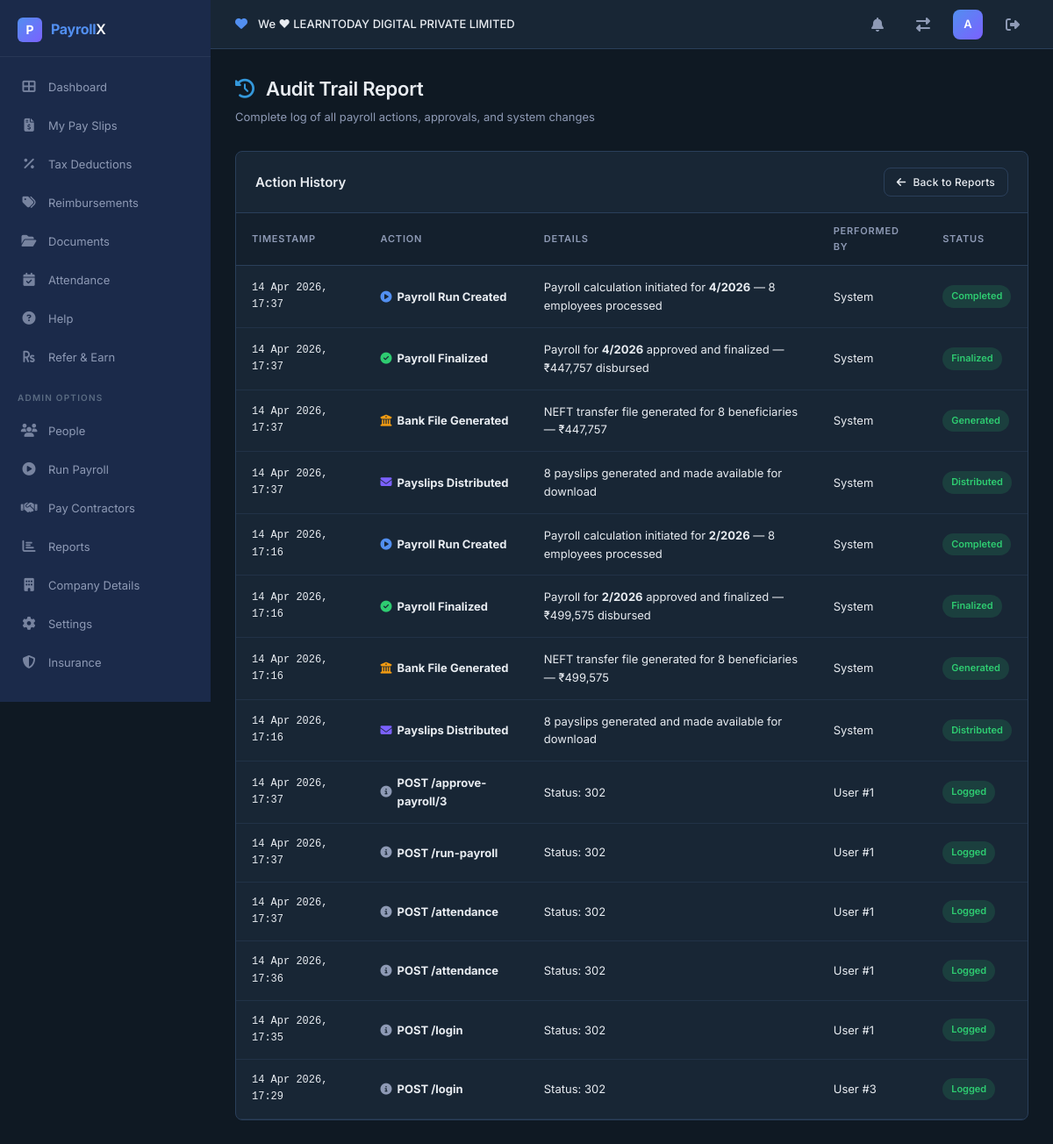
Screenshot of /reports/audit-trail (signed in) with the database file from the repository.
### src/models.py (models this page shows, shortened)
class Organization(db.Model):
    __tablename__ = 'organizations'
    org_id = db.Column(db.Integer, primary_key=True)
    name = db.Column(db.String(200), unique=True, nullable=False)
    created_at = db.Column(db.DateTime, default=datetime.utcnow)
    users = db.relationship('User', backref='organization', lazy=True)
    employees = db.relationship('Employee', backref='organization', lazy=True)
    payroll_runs = db.relationship('PayrollRun', backref='organization', lazy=True)

class User(UserMixin, db.Model):
    __tablename__ = 'users'
    id = db.Column(db.Integer, primary_key=True)
    username = db.Column(db.String(80), unique=True, nullable=False)
    email = db.Column(db.String(120), unique=True, nullable=False)
    password_hash = db.Column(db.String(256), nullable=False)
    role = db.Column(db.String(20), default='employee')  # employee, hr_admin, finance
    created_at = db.Column(db.DateTime, default=datetime.utcnow)
    org_id = db.Column(db.Integer, db.ForeignKey('organizations.org_id'), nullable=True)

class PayrollRun(db.Model):
    __tablename__ = 'payroll_runs'
    run_id = db.Column(db.Integer, primary_key=True)
    month = db.Column(db.Integer, nullable=False)
    year = db.Column(db.Integer, nullable=False)
    status = db.Column(db.String(20), default='draft')  # draft, pending, approved, finalized
    org_id = db.Column(db.Integer, db.ForeignKey('organizations.org_id'), nullable=True)
    created_by = db.Column(db.Integer, db.ForeignKey('users.id'))
    approver_id = db.Column(db.Integer, db.ForeignKey('users.id'), nullable=True)
    total_gross = db.Column(db.Float, default=0)
    total_deductions = db.Column(db.Float, default=0)
    total_net = db.Column(db.Float, default=0)
    employee_count = db.Column(db.Integer, default=0)
    created_at = db.Column(db.DateTime, default=datetime.utcnow)
    finalized_at = db.Column(db.DateTime, nullable=True)
    payslips = db.relationship('Payslip', backref='payroll_run', lazy=True)

class AuditLog(db.Model):
    __tablename__ = 'audit_logs'
    audit_id = db.Column(db.Integer, primary_key=True)
    user_id = db.Column(db.Integer, db.ForeignKey('users.id'), nullable=True)
    org_id = db.Column(db.Integer, db.ForeignKey('organizations.org_id'), nullable=True)
    action = db.Column(db.String(100), nullable=False)
    entity_type = db.Column(db.String(50))
    entity_id = db.Column(db.Integer)
    details = db.Column(db.Text)
    ip_address = db.Column(db.String(45))
    timestamp = db.Column(db.DateTime, default=datetime.utcnow)

### src/app.py (the view)
@app.route('/reports/audit-trail')
@login_required
@role_required('hr_admin', 'finance')
def report_audit():
    logs = AuditLog.query.filter_by(org_id=current_user.org_id).order_by(AuditLog.timestamp.desc()).limit(200).all()
    runs = PayrollRun.query.filter_by(org_id=current_user.org_id).order_by(PayrollRun.created_at.desc()).all()
    return render_template('report_audit.html', audit_logs=logs, runs=runs)

### src/app.py (called while the page is built)
@login_manager.user_loader
def load_user(user_id):
    return User.query.get(int(user_id))

def role_required(*allowed_roles):
    def decorator(f):
        @wraps(f)
        def wrapped(*args, **kwargs):
            if current_user.role not in allowed_roles:
                flash('Access denied — insufficient permissions.', 'error')
                return redirect(url_for('dashboard'))
            return f(*args, **kwargs)
        return wrapped
    return decorator

@app.before_request
def initialize_database():
    global _db_initialized
    if not _db_initialized:
        db.create_all()
        seed_database()
        _db_initialized = True

### templates/report_audit.html (shortened to what this page needs)
{% extends "base.html" %}
{% block content %}
<div class="page-header">
    <h1><i class="fas fa-history" style="color: var(--info); margin-right: 8px;"></i> Audit Trail Report</h1>
    <p>Complete log of all payroll actions, approvals, and system changes</p>
</div>
<div class="data-card" style="margin-bottom: 24px;">
    <div class="data-card-header">
        <h2>Action History</h2>
        <a href="{{ url_for('reports') }}" class="btn btn-outline btn-sm"><i class="fas fa-arrow-left"></i> Back to Reports</a>
    </div>
    {% if runs %}
    <table class="data-table">
        <thead>
            <tr>
                <th>Timestamp</th>
                <th>Action</th>
                <th>Details</th>
                <th>Performed By</th>
                <th>Status</th>
            </tr>
        </thead>
        <tbody>
            {% for run in runs %}
            <tr>
                <td style="font-family: monospace; font-size: 12px;">{{ run.created_at.strftime('%d %b %Y, %H:%M') }}</td>
                <td>
                    <span style="display: inline-flex; align-items: center; gap: 6px;">
                        <i class="fas fa-play-circle" style="color: var(--primary);"></i>
                        <strong>Payroll Run Created</strong>
                    </span>
                </td>
                <td>Payroll calculation initiated for <strong>{{ run.month }}/{{ run.year }}</strong> — {{ run.employee_count }} employees processed</td>
                <td>
                    {% if run.creator %}
                    <div class="emp-info">
                        <div class="emp-avatar" style="width: 28px; height: 28px; font-size: 11px;">{{ run.creator.username[0]|upper }}</div>
                        <div><div class="emp-name">{{ run.creator.username }}</div></div>
                    </div>
                    {% else %}System{% endif %}
                </td>
                <td><span class="status-badge active">Completed</span></td>
            </tr>
            {% if run.status == 'finalized' %}
            <tr>
                <td style="font-family: monospace; font-size: 12px;">{{ run.finalized_at.strftime('%d %b %Y, %H:%M') if run.finalized_at else '—' }}</td>
                <td>
                    <span style="display: inline-flex; align-items: center; gap: 6px;">
                        <i class="fas fa-check-circle" style="color: var(--success);"></i>
                        <strong>Payroll Finalized</strong>
                    </span>
                </td>
                <td>Payroll for <strong>{{ run.month }}/{{ run.year }}</strong> approved and finalized — ₹{{ "{:,.0f}".format(run.total_net) }} disbursed</td>
                <td>
                    {% if run.approver %}
                    <div class="emp-info">
                        <div class="emp-avatar" style="width: 28px; height: 28px; font-size: 11px;">{{ run.approver.username[0]|upper }}</div>
                        <div><div class="emp-name">{{ run.approver.username }}</div></div>
                    </div>
                    {% else %}System{% endif %}
                </td>
                <td><span class="status-badge active">Finalized</span></td>
            </tr>
            <tr>
                <td style="font-family: monospace; font-size: 12px;">{{ run.finalized_at.strftime('%d %b %Y, %H:%M') if run.finalized_at else '—' }}</td>
                <td>
                    <span style="display: inline-flex; align-items: center; gap: 6px;">
                        <i class="fas fa-university" style="color: var(--warning);"></i>
                        <strong>Bank File Generated</strong>
                    </span>
                </td>
                <td>NEFT transfer file generated for {{ run.employee_count }} beneficiaries — ₹{{ "{:,.0f}".format(run.total_net) }}</td>
                <td>System</td>
                <td><span class="status-badge active">Generated</span></td>
            </tr>
            <tr>
                <td style="font-family: monospace; font-size: 12px;">{{ run.finalized_at.strftime('%d %b %Y, %H:%M') if run.finalized_at else '—' }}</td>
                <td>
                    <span style="display: inline-flex; align-items: center; gap: 6px;">
                        <i class="fas fa-envelope" style="color: #7b61ff;"></i>
                        <strong>Payslips Distributed</strong>
                    </span>
                </td>
                <td>{{ run.employee_count }} payslips generated and made available for download</td>
                <td>System</td>
                <td><span class="status-badge active">Distributed</span></td>
            </tr>
            {% endif %}
            {% endfor %}
            {% for log in audit_logs %}
            <tr>
                <td style="font-family: monospace; font-size: 12px;">{{ log.timestamp.strftime('%d %b %Y, %H:%M') }}</td>
                <td>
                    <span style="display: inline-flex; align-items: center; gap: 6px;">
                        <i class="fas fa-info-circle" style="color: var(--text-secondary);"></i>
                        <strong>{{ log.action }}</strong>
                    </span>
                </td>
                <td>{{ log.details }}</td>
                <td>User #{{ log.user_id }}</td>
                <td><span class="status-badge active">Logged</span></td>
            </tr>
            {% endfor %}
        </tbody>
    </table>
    {% else %}
    <div class="empty-state">
        <div class="empty-icon"><i class="fas fa-history"></i></div>
        <h3>No Audit Entries</h3>
        <p>The audit trail will populate as payroll actions are performed.</p>
    </div>
    {% endif %}
</div>
{% endblock %}

### templates/base.html (shortened to what this page needs)
<!DOCTYPE html>
<html lang="en">
<head>
    <link rel="stylesheet" href="{{ url_for('static', filename='css/style.css') }}">
    <link rel="stylesheet" href="https://cdnjs.cloudflare.com/ajax/libs/font-awesome/6.5.1/css/all.min.css">
</head>
<body>
    {% if current_user.is_authenticated %}
    <aside class="sidebar" id="sidebar">
        <div class="sidebar-logo">
            <div class="logo-icon">P</div>
            <div class="logo-text"><span>Payroll</span>X</div>
        </div>
        <nav class="sidebar-nav">
            <a href="{{ url_for('dashboard') }}" class="nav-item {% if request.endpoint == 'dashboard' %}active{% endif %}">
                <span class="nav-icon"><i class="fas fa-th-large"></i></span> Dashboard
            </a>
            <a href="{{ url_for('payslips') }}" class="nav-item {% if request.endpoint == 'payslips' %}active{% endif %}">
                <span class="nav-icon"><i class="fas fa-file-invoice-dollar"></i></span> My Pay Slips
            </a>
            <a href="{{ url_for('tax_deductions') }}" class="nav-item {% if request.endpoint == 'tax_deductions' %}active{% endif %}">
                <span class="nav-icon"><i class="fas fa-percentage"></i></span> Tax Deductions
            </a>
            <a href="{{ url_for('reimbursements') }}" class="nav-item {% if request.endpoint == 'reimbursements' %}active{% endif %}">
                <span class="nav-icon"><i class="fas fa-tags"></i></span> Reimbursements
            </a>
            <a href="{{ url_for('documents') }}" class="nav-item {% if request.endpoint == 'documents' %}active{% endif %}">
                <span class="nav-icon"><i class="fas fa-folder-open"></i></span> Documents
            </a>
            <a href="{{ url_for('attendance') }}" class="nav-item {% if request.endpoint == 'attendance' %}active{% endif %}">
                <span class="nav-icon"><i class="fas fa-calendar-check"></i></span> Attendance
            </a>
            <a href="{{ url_for('help_page') }}" class="nav-item {% if request.endpoint == 'help_page' %}active{% endif %}">
                <span class="nav-icon"><i class="fas fa-question-circle"></i></span> Help
            </a>
            <a href="{{ url_for('refer_earn') }}" class="nav-item {% if request.endpoint == 'refer_earn' %}active{% endif %}">
                <span class="nav-icon"><i class="fas fa-rupee-sign"></i></span> Refer & Earn
            </a>
            {% if current_user.role != 'employee' %}
            <div class="nav-section-label">Admin Options</div>
            <a href="{{ url_for('people') }}" class="nav-item {% if request.endpoint == 'people' %}active{% endif %}">
                <span class="nav-icon"><i class="fas fa-users"></i></span> People
            </a>
            <a href="{{ url_for('run_payroll') }}" class="nav-item {% if request.endpoint == 'run_payroll' %}active{% endif %}">
                <span class="nav-icon"><i class="fas fa-play-circle"></i></span> Run Payroll
            </a>
            <a href="{{ url_for('pay_contractors') }}" class="nav-item {% if request.endpoint == 'pay_contractors' %}active{% endif %}">
                <span class="nav-icon"><i class="fas fa-handshake"></i></span> Pay Contractors
            </a>
            <a href="{{ url_for('reports') }}" class="nav-item {% if request.endpoint == 'reports' %}active{% endif %}">
                <span class="nav-icon"><i class="fas fa-chart-bar"></i></span> Reports
            </a>
            <a href="{{ url_for('company_details') }}" class="nav-item {% if request.endpoint == 'company_details' %}active{% endif %}">
                <span class="nav-icon"><i class="fas fa-building"></i></span> Company Details
            </a>
            <a href="{{ url_for('settings') }}" class="nav-item {% if request.endpoint == 'settings' %}active{% endif %}">
                <span class="nav-icon"><i class="fas fa-cog"></i></span> Settings
            </a>
            <a href="{{ url_for('insurance') }}" class="nav-item {% if request.endpoint == 'insurance' %}active{% endif %}">
                <span class="nav-icon"><i class="fas fa-shield-alt"></i></span> Insurance
            </a>
            {% endif %}
        </nav>
    </aside>
    <header class="top-bar">
        <div class="top-bar-left">
            <span class="org-heart"><i class="fas fa-heart"></i></span>
            <span class="org-name">We ♥ {{ current_user.organization.name if current_user.organization else 'My Organization' }}</span>
        </div>
        <div class="top-bar-right">
            <div class="notification-bell"><i class="fas fa-bell"></i></div>
            <a href="{{ url_for('choose_organization') }}" class="notification-bell"><i class="fas fa-exchange-alt"></i></a>
            <div class="profile-avatar" title="{{ current_user.username }}">
                {{ current_user.username[0]|upper }}
            </div>
            <a href="{{ url_for('logout') }}" class="notification-bell" title="Logout"><i class="fas fa-sign-out-alt"></i></a>
        </div>
    </header>
    <main class="main-content">
        {% block content %}{% endblock %}
    </main>
    {% else %}
        {% block public_content %}{% endblock %}
    {% endif %}
</body>
</html>

### rows the page displays
Organization: organization "LEARNTODAY DIGITAL PRIVATE LIMITED"
User: username "A"
PayrollRun: created_at "14 Apr 2026, 17:37", month "4", year "2026", employee_count "8", finalized_at "14 Apr 2026, 17:37", total_net "447,757"
PayrollRun: created_at "14 Apr 2026, 17:16", month "2", year "2026", employee_count "8", finalized_at "14 Apr 2026, 17:16", total_net "499,575"
AuditLog: timestamp "14 Apr 2026, 17:37", action "POST /approve-payroll/3", details "Status: 302", user_id "1"
AuditLog: timestamp "14 Apr 2026, 17:37", action "POST /run-payroll", details "Status: 302", user_id "1"
AuditLog: timestamp "14 Apr 2026, 17:37", action "POST /attendance", details "Status: 302", user_id "1"
AuditLog: timestamp "14 Apr 2026, 17:36", action "POST /attendance", details "Status: 302", user_id "1"
AuditLog: timestamp "14 Apr 2026, 17:35", action "POST /login", details "Status: 302", user_id "1"
AuditLog: timestamp "14 Apr 2026, 17:29", action "POST /login", details "Status: 302", user_id "3"
